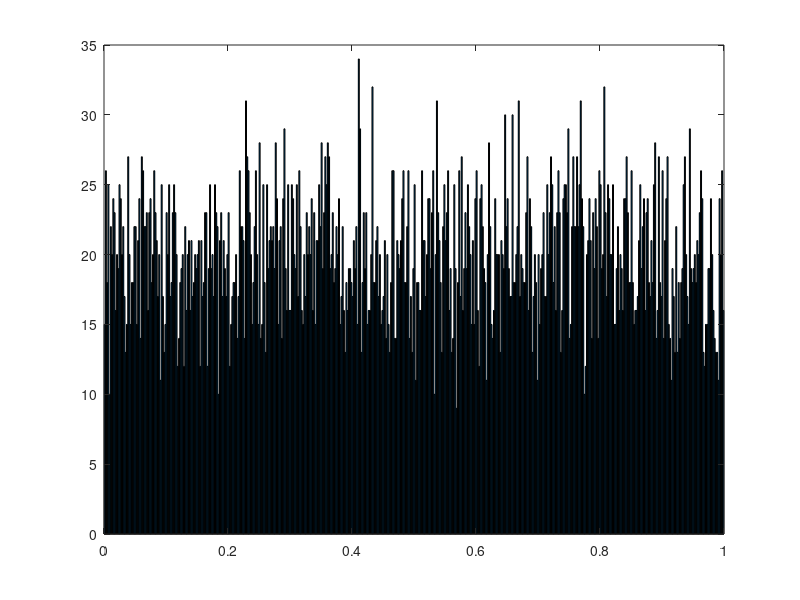
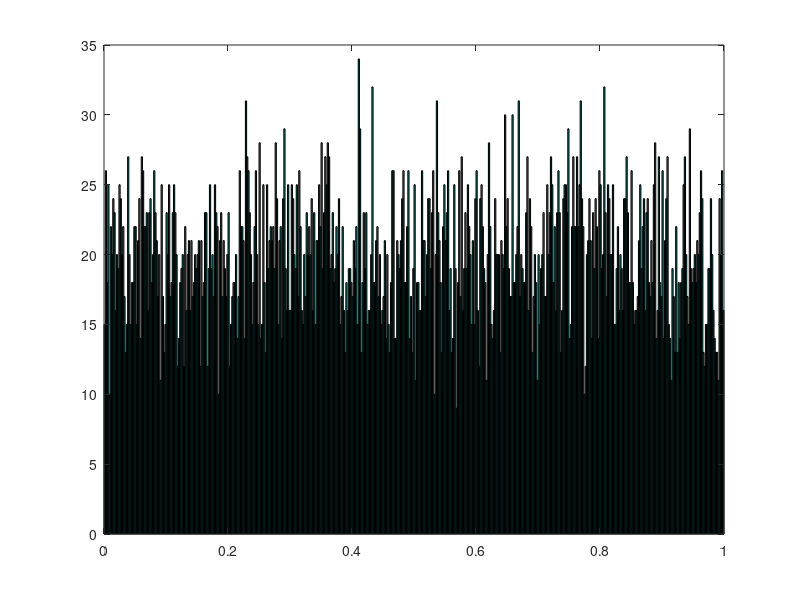

Source code (MATLAB) for these figures, in order:
% random sample
X=rand(10000,1);
N_b=500; % number of bins
% bin boundaries
bbs=(max(X)-min(X))*(0:N_b)/N_b+min(X);
bcs=(max(X)-min(X))*((0:(N_b-1))+0.5)/N_b+min(X);
[nn,xx]=hist(X,bcs);
xxi_small=find(nn<2);
bbssu=bbs(1+xxi_small);
bbssl=bbs(xxi_small);
Xdi=find(sum((X<=bbssu)&(X>=bbssl),2));
Y=X;
Y(Xdi)=[];
newplot(figure(1));
newplot(figure(2));
figure(1);
bar(xx,nn);
figure(2);
hist(Y,bcs);
